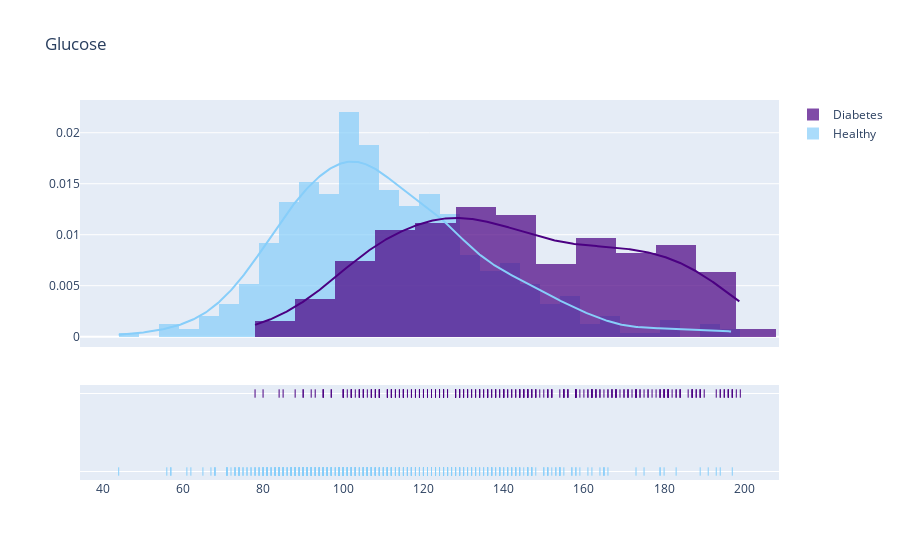

Notebook code cell kept with this figure:
### Code cell
df.loc[(df.Outcome == 0) & (df.Glucose.isnull()), 'Glucose'] = 107.0
df.loc[(df.Outcome == 1) & (df.Glucose.isnull()), 'Glucose'] = 140.0

create_distplot(df, 'Glucose')

### Figure 1 — Plotly figure (JSON) as saved in the notebook; plotly's stock layout.template omitted (floating-point values rounded to 4 significant figures; data arrays with more than 128 entries replaced by an {"elided": "..."} marker saying what was removed)
{"data": [{"autobinx": false, "histnorm": "probability density", "legendgroup": "Healthy", "marker": {"color": "lightskyblue"}, "name": "Healthy", "opacity": 0.7, "type": "histogram", "x": {"elided": "500 int values"}, "xaxis": "x", "xbins": {"end": 197, "size": 0, "start": 44}, "yaxis": "y"}, {"autobinx": false, "histnorm": "probability density", "legendgroup": "Diabetes", "marker": {"color": "indigo"}, "name": "Diabetes", "opacity": 0.7, "type": "histogram", "x": {"elided": "268 int values"}, "xaxis": "x", "xbins": {"end": 199, "size": 0, "start": 78}, "yaxis": "y"}, {"legendgroup": "Healthy", "marker": {"color": "lightskyblue"}, "mode": "lines", "name": "Healthy", "showlegend": false, "type": "scatter", "x": {"elided": "500 float values"}, "xaxis": "x", "y": {"elided": "500 float values"}, "yaxis": "y"}, {"legendgroup": "Diabetes", "marker": {"color": "indigo"}, "mode": "lines", "name": "Diabetes", "showlegend": false, "type": "scatter", "x": {"elided": "500 float values"}, "xaxis": "x", "y": {"elided": "500 float values"}, "yaxis": "y"}, {"legendgroup": "Healthy", "marker": {"color": "lightskyblue", "symbol": "line-ns-open"}, "mode": "markers", "name": "Healthy", "showlegend": false, "type": "scatter", "x": {"elided": "500 int values"}, "xaxis": "x", "y": {"elided": "500 str values"}, "yaxis": "y2"}, {"legendgroup": "Diabetes", "marker": {"color": "indigo", "symbol": "line-ns-open"}, "mode": "markers", "name": "Diabetes", "showlegend": false, "type": "scatter", "x": {"elided": "268 int values"}, "xaxis": "x", "y": {"elided": "268 str values"}, "yaxis": "y2"}], "layout": {"barmode": "overlay", "hovermode": "closest", "legend": {"traceorder": "reversed"}, "title": {"text": "Glucose"}, "xaxis": {"anchor": "y2", "domain": [0, 1], "zeroline": false}, "yaxis": {"anchor": "free", "domain": [0.35, 1], "position": 0}, "yaxis2": {"anchor": "x", "domain": [0, 0.25], "dtick": 1, "showticklabels": false}}}
